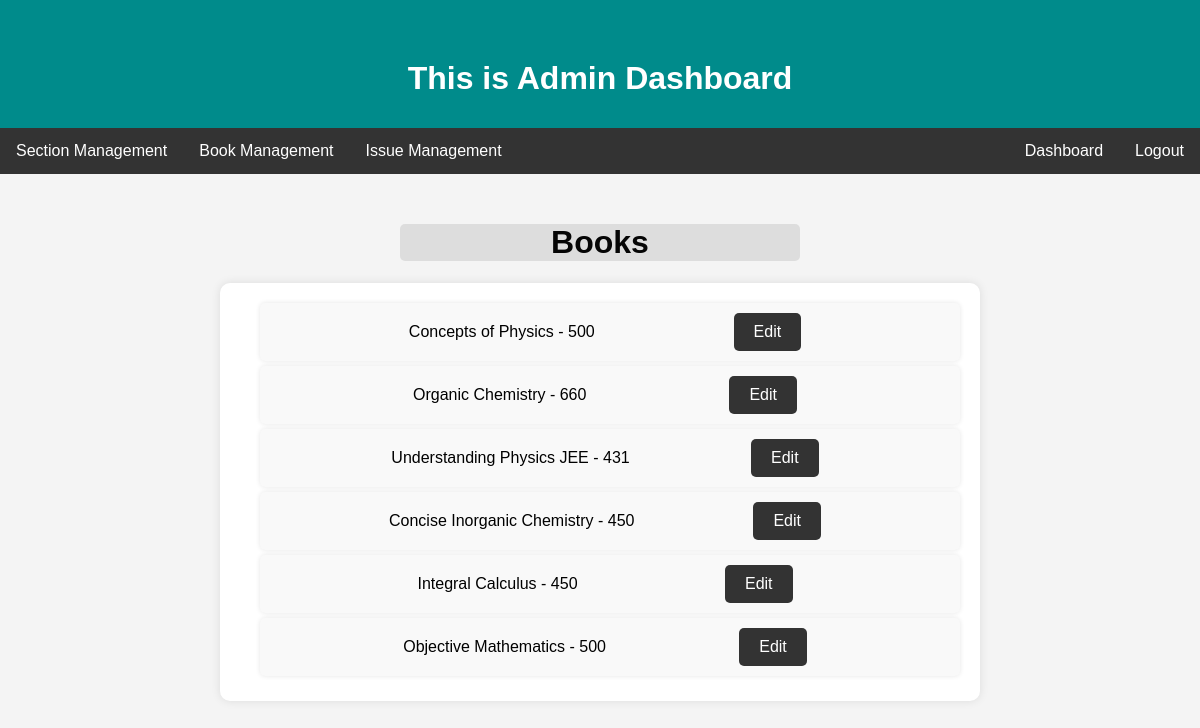
The page /edit_book/get (signed in) on the database its author committed.
### application/models.py (models this page shows, shortened)
class Book(db.Model):
    book_id = db.Column(db.Integer, primary_key=True, autoincrement=True)
    name = db.Column(db.String(80), unique=True, nullable=False)
    section_name = db.Column(db.String(80), nullable=False)
    author_name = db.Column(db.String(80),  nullable=False)
    publisher_name = db.Column(db.String(80), nullable=False)
    description = db.Column(db.String(120), unique=True, nullable=False)
    date_created = db.Column(db.DateTime, nullable=False)
    price = db.Column(db.Integer, nullable=False)
    keywords = db.Column(db.String(80), unique=True, nullable=False)

### application/routes.py (the view)
@app.route('/edit_book/get',methods=['GET','POST'])
def edit_book_get():
    if not session.get('user'):
        return redirect(url_for('login'))
    if session.get('user')['role'] != 'admin':
        return redirect(url_for('login'))
    books=Book.query.all()
    return render_template('edit_book_get.html',books=books)

### templates/edit_book_get.html (shortened to what this page needs)
<!DOCTYPE html>
<html lang="en">
<head>
</head>
<body>
    <header>
        <h1>This is Admin Dashboard</h1>
    </header>
    <nav>
        <div class="dropdown">
            <button class="dropbtn">Section Management</button>
        </div>
        <div class="dropdown">
            <button class="dropbtn">Book Management</button>
        </div>
        <div class="dropdown">
            <button class="dropbtn">Issue Management</button>
        </div>
        <div class="logout"><a href="/logout">Logout</a></div>
        <div class="logout"><a href="/admin">Dashboard</a></div>
    </nav>
    <h1 class="heading">Books</h1>
    <ul>
        {% for book in books %}
            <li>
                {{ book.name }} - {{ book.price }}
                <a class="edit" href="{{ url_for('edit_book', book_id=book.book_id) }}">Edit</a>
            </li>
        {% endfor %}
    </ul>
</body>
</html>

### rows shown on the page
Book: name "Concepts of Physics", price "500"
Book: name "Organic Chemistry", price "660"
Book: name "Understanding Physics JEE", price "431"
Book: name "Concise Inorganic Chemistry", price "450"
Book: name "Integral Calculus", price "450"
Book: name "Objective Mathematics", price "500"
